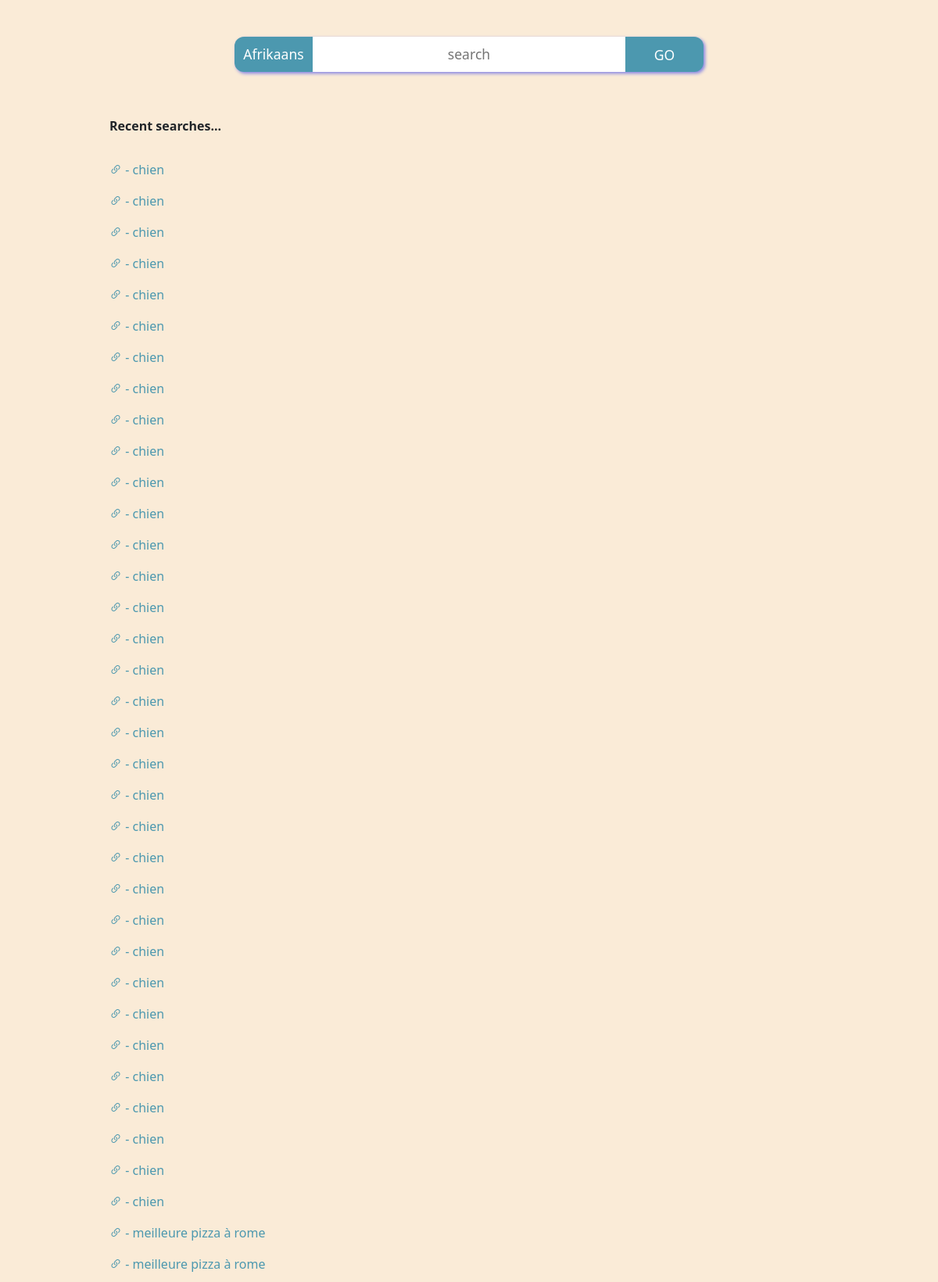
Page /recent (upper part) on the committed database.
### tables this page shows
CREATE TABLE qlog (
	id INTEGER NOT NULL PRIMARY KEY AUTOINCREMENT,
	url TEXT NOT NULL
, string text NOT NULL, trans text NOT NULL, country text DEFAULT na, country_code text DEFAULT na, city TEXT DEFAULT na, target_lang TEXT NOT NULL);

### app.py (the view)
@app.route("/recent")
def recent():
    con = sql.connect('immer.db')
    con.row_factory = sql.Row
    cur = con.cursor()
    recents = con.execute('SELECT DISTINCT string, * FROM qlog ORDER BY id DESC LIMIT 100;')
    langs = con.execute('SELECT * FROM langs ORDER BY language ASC')
    return render_template("recent.html", recents = recents, langs = langs)

### templates/recent.html (shortened to what this page needs)
{% extends "immerlayout.html" %}
{% block main %}
<div class="resultsbar">
    <form action="/result" method="post" class="p-0">
        <div class="search">
            <div class="block">
                <select required onchange="remember(this.selectedIndex);" id='lang' name="lang" class="select">
                    {% for i in langs %}
                    <option value="{{ i['code']}}">{{ i['language']}}</option>
                    {% endfor %}
                </select>
            </div>
            <div class="block">
                <input class="input" required id="qry" autocomplete="on" autofocus class="" name="input" type="text"
                    placeholder="search" aria-label="Search">
            </div>
            <div class="block">
                <button class="button" type="submit">GO</button>
            </div>
        </div>
    </form>
</div>
</div>
<table class="table table-hover table-responsive table-borderless" id="results">
    <thead>
        <th>
            <p class="scraps">Recent searches...</p>
        </th>
    </thead>
    {% for i in recents %}
    <tr class="p-0 align-middle">
        <td>
            <a href="{{ i['url'] }}"><i class='bi bi-link-45deg'></i> - {{ i['trans'] }}</a>
        </td>
    </tr>
    {% endfor %}
</table>
{% endblock %}

### templates/immerlayout.html (shortened to what this page needs)
<!DOCTYPE html>
<html lang="en" class="notranslate" translate="no">
<head>
  <link href="https://cdn.jsdelivr.net/npm/bootstrap@5.1.3/dist/css/bootstrap.min.css"
 rel="stylesheet">
  <link rel="stylesheet" href="https://cdn.jsdelivr.net/npm/bootstrap-icons@1.8.1/font/bootstrap-icons.css">
  <link href="/static/immer.css" rel="stylesheet">
</head>
<body>
  <div class="container-fluid">
    <div class="container-fluid">
      <main>
        {% block main %}
        {% endblock %}
</body>
</html>

### static/immer.css (style rules this page uses)
* { margin: 0; padding: 0; box-sizing: border-box; }
body { min-height: 100vh; max-width: 80vw; background-color: antiquewhite; margin: 0 auto; }
a { text-decoration: none; color: #4c98af; transition: color 400ms, filter 1s; }
form { width: 100%; flex: 1 0 auto; margin: 0 auto; padding-left: 1em; padding-top: 1px; }
.input { -webkit-appearance: none; -moz-appearance: none; -ms-appearance: none; -o-appearance: none; appearance: none; -webkit-tap-highlight-color: rgba(0,0,0,0); font-size: 1.1em; font-weight: normal; text-align: center; display: block; width: 400px; background: rgb(255, 255, 255); outline: none; border: none; padding: 0; height: 2.545455em; z-index: 1; position: relative; top: -1px; }
.select { -webkit-appearance: none; -moz-appearance: none; -ms-appearance: none; -o-appearance: none; appearance: none; -webkit-tap-highlight-color: rgba(0,0,0,0); font-size: 1.1em; font-weight: normal; text-align: center; display: block; width: 100px; background: #4c98af; color: white; outline: none; border: none; padding: 8px; height: 2.545455em; z-index: 1; position: relative; top: -1px; border-end-start-radius: 12px; border-start-start-radius: 12px; cursor: pointer; transition: background-color 200ms; }
.button { font-size: 1.1em; background-color: #4c98af; border: none; border-end-end-radius: 12px; border-start-end-radius: 12px; color: white; padding: 10px 32px; text-align: center; text-decoration: none; outline: none; border: none; z-index: 1; position: relative; top: -1px; height: 2.545455em; width: 100px; transition: background-color 200ms; }
.search { display: flex; flex-direction: row; justify-content: center; }
.block { width: auto; }
div.search { filter: drop-shadow(2px 2px 2px #8080e5); transition: filter 100ms; }
.resultsbar { margin-top: 48px; margin-bottom: 48px; }

### rows in the picture
qlog: trans "chien"
qlog: trans "chien"
qlog: trans "chien"
qlog: trans "chien"
qlog: trans "chien"
qlog: trans "chien"
qlog: trans "chien"
qlog: trans "chien"
qlog: trans "chien"
qlog: trans "chien"
qlog: trans "chien"
qlog: trans "chien"
qlog: trans "chien"
qlog: trans "chien"
qlog: trans "chien"
qlog: trans "chien"
qlog: trans "chien"
qlog: trans "chien"
qlog: trans "chien"
qlog: trans "chien"
qlog: trans "chien"
qlog: trans "chien"
qlog: trans "chien"
qlog: trans "chien"
qlog: trans "chien"
qlog: trans "chien"
qlog: trans "chien"
qlog: trans "chien"
qlog: trans "chien"
qlog: trans "chien"
qlog: trans "chien"
qlog: trans "chien"
qlog: trans "chien"
qlog: trans "chien"
qlog: trans "meilleure pizza à rome"
qlog: trans "meilleure pizza à rome"

### other values in the picture
form field lang "Afrikaans"
